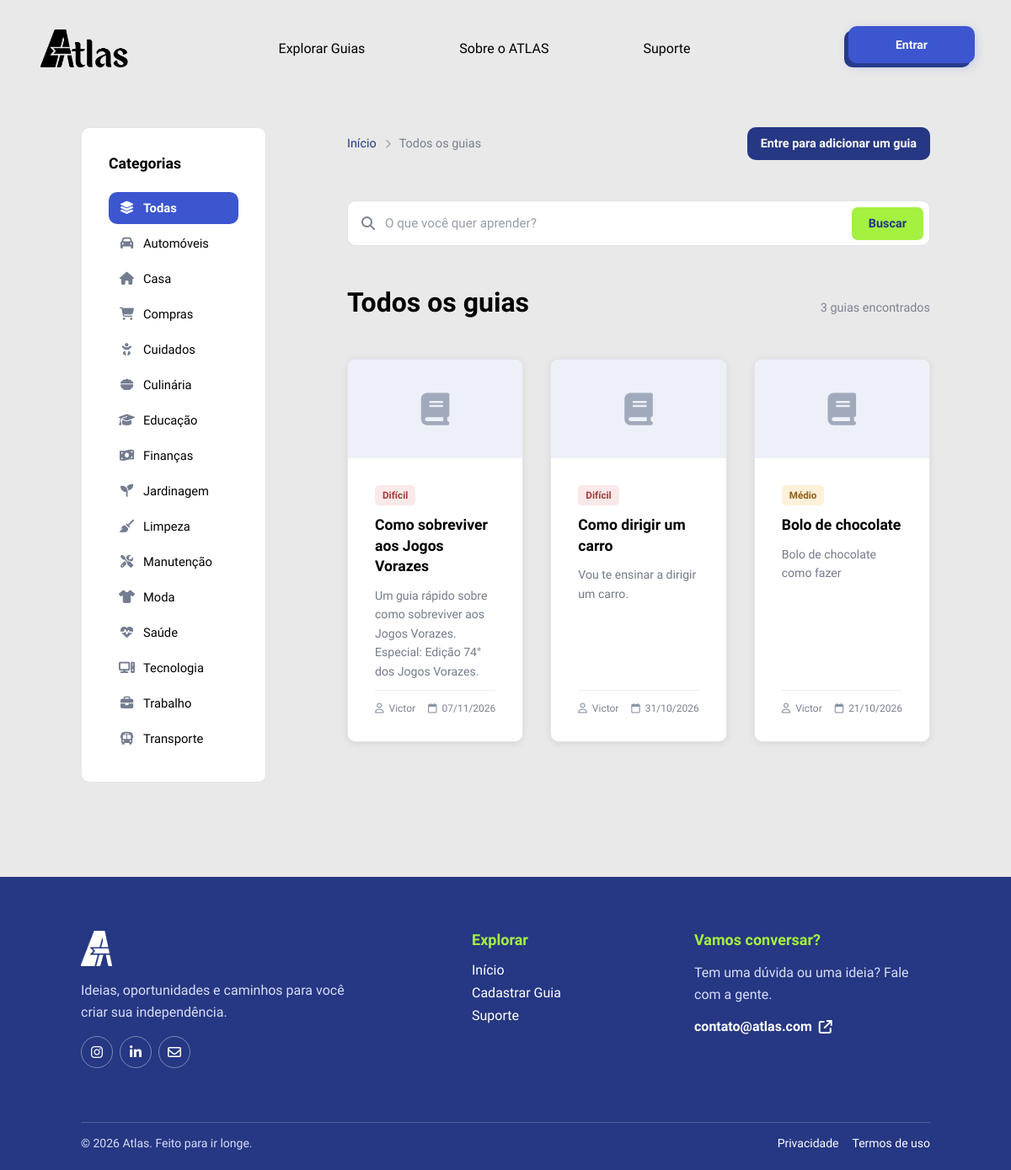
The app's page /guias.php, older data.
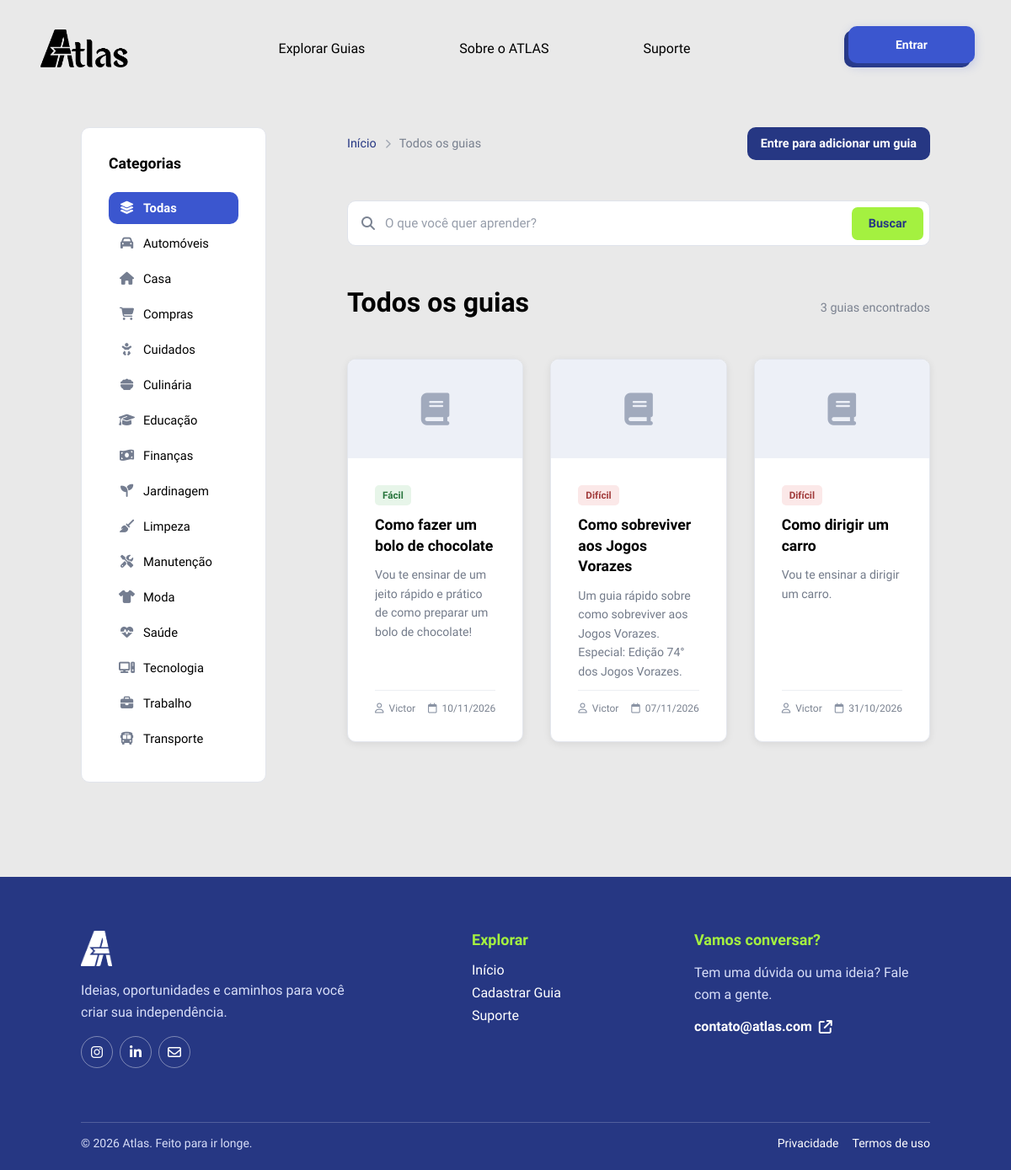
The same page, newer data.
### tables this page shows
CREATE TABLE `guia` (
  `id_guia` int(11) NOT NULL,
  `id_usuario` int(11) NOT NULL,
  `titulo` varchar(200) NOT NULL,
  `descricao` text NOT NULL,
  `categoria` enum('Automóveis','Casa','Compras','Cuidados','Culinária','Educação','Finanças','Jardinagem','Limpeza','Manutenção','Moda','Saúde','Trabalho','Transporte','Tecnologia') NOT NULL,
  `dificuldade` enum('Fácil','Médio','Difícil') NOT NULL,
  `capa` mediumblob NOT NULL,
  `video` text NOT NULL,
  `data_criacao` date NOT NULL DEFAULT current_timestamp(),
  `data_atualizacao` datetime DEFAULT NULL
);

CREATE TABLE `usuario` (
  `id_usuario` int(11) NOT NULL,
  `foto` blob DEFAULT NULL,
  `nome` varchar(100) NOT NULL,
  `email` varchar(150) NOT NULL,
  `senha` varchar(255) NOT NULL,
  `preferencia` enum('Automóveis','Casa','Compras','Cuidados','Culinária','Educação','Finanças','Jardinagem','Limpeza','Manutenção','Moda','Saúde','Tecnologia','Trabalho','Transporte') NOT NULL,
  `nivel` enum('1','2','3','') NOT NULL DEFAULT '3',
  `estado` enum('ativo','inativo','','') NOT NULL DEFAULT 'ativo',
  `data_criacao` datetime NOT NULL DEFAULT current_timestamp()
);

### guias.php (the view, shortened to what the changed rows need)
<?php
require_once __DIR__ . '/conexao.php';
function h($valor): string
{
    return htmlspecialchars((string) $valor, ENT_QUOTES, 'UTF-8');
}
$categoriasValidas = [
    'Automóveis' => ['icone' => 'fa-car', 'valor' => 'Automóveis'],
    'Casa' => ['icone' => 'fa-house', 'valor' => 'Casa'],
    'Compras' => ['icone' => 'fa-cart-shopping', 'valor' => 'Compras'],
    'Cuidados' => ['icone' => 'fa-baby', 'valor' => 'Cuidados'],
    'Culinária' => ['icone' => 'fa-bowl-food', 'valor' => 'Culinária'],
    'Educação' => ['icone' => 'fa-graduation-cap', 'valor' => 'Educação'],
    'Finanças' => ['icone' => 'fa-money-bill-wave', 'valor' => 'Finanças'],
    'Jardinagem' => ['icone' => 'fa-seedling', 'valor' => 'Jardinagem'],
    'Limpeza' => ['icone' => 'fa-broom', 'valor' => 'Limpeza'],
    'Manutenção' => ['icone' => 'fa-screwdriver-wrench', 'valor' => 'Manuntenção'],
    'Moda' => ['icone' => 'fa-shirt', 'valor' => 'Moda'],
    'Saúde' => ['icone' => 'fa-heart-pulse', 'valor' => 'Saúde'],
    'Tecnologia' => ['icone' => 'fa-computer', 'valor' => 'Tecnologia'],
    'Trabalho' => ['icone' => 'fa-briefcase', 'valor' => 'Trabalho'],
    'Transporte' => ['icone' => 'fa-bus', 'valor' => 'Transporte'],
];
$categoriaLabel = $_GET['categoria'] ?? '';
$categoriaValida = isset($categoriasValidas[$categoriaLabel]) ? $categoriaLabel : null;
$pagina = max(1, (int) ($_GET['pagina'] ?? 1));
$porPagina = 9;
$inicio = ($pagina - 1) * $porPagina;
$condicoes = [];
$whereSql = $condicoes ? 'WHERE ' . implode(' AND ', $condicoes) : '';
$sqlTotal = "SELECT COUNT(*) AS total FROM guia $whereSql";
$resultadoTotal = $conn->query($sqlTotal);
$total = (int) mysqli_fetch_assoc($resultadoTotal)['total'];
$sql = "SELECT g.id_guia, g.titulo, g.descricao, g.categoria, g.dificuldade,
               g.data_criacao, u.nome AS autor
        FROM guia g
        LEFT JOIN usuario u ON u.id_usuario = g.id_usuario
        $whereSql
        ORDER BY g.data_criacao DESC
        LIMIT $porPagina OFFSET $inicio";
$resultado = $conn->query($sql);
?>
<!DOCTYPE html>
<html lang="pt-br">
<head>
    <link rel="stylesheet" href="https://cdnjs.cloudflare.com/ajax/libs/font-awesome/6.4.0/css/all.min.css">
    <link rel="stylesheet" href="css/guias.css">
</head>
<body>
    <main class="pagina-guias">
        <div class="categ-div">
            <nav class="categorias-lista">
                <a class="categoria-link <?= $categoriaValida === null ? 'ativa' : '' ?>" href="guias.php">
                    <i class="fa-solid fa-layer-group"></i> Todas
                </a>
                <?php foreach ($categoriasValidas as $label => $dados): ?>
                    <a class="categoria-link <?= $categoriaValida === $label ? 'ativa' : '' ?>" href="guias.php?categoria=<?= urlencode($label) ?>">
                        <i class="fa-solid <?= $dados['icone'] ?>"></i> <?= h($label) ?>
                    </a>
                <?php endforeach; ?>
            </nav>
        </div>
        <section class="lado-guias">
            <div class="titulo-resultados">
                <h1><?= $categoriaValida ? h($categoriaValida) : 'Todos os guias' ?></h1>
            </div>
            <?php if ($total === 0): ?>
                <div class="estado-vazio">
                    <i class="fa-regular fa-folder-open"></i>
                    <h3>Nenhum guia encontrado</h3>
                    <p>Tente buscar por outro termo ou outra categoria.</p>
                    <a href="guias.php">Limpar filtros</a>
                </div>
            <?php else: ?>
                <div class="guias">
                    <?php while ($guia = $resultado->fetch_assoc()): ?>
                        <a class="guia-card" href="guia.php?id=<?= (int) $guia['id_guia'] ?>" id="guia">
                            <div class="guia-capa">
                            </div>
                            <div class="guia-corpo">
                                <span class="tag-dificuldade <?= h(mb_strtolower($guia['dificuldade'], 'UTF-8')) ?>"><?= h($guia['dificuldade']) ?></span>
                                <h3><?= h($guia['titulo']) ?></h3>
                                <p><?= h(mb_strimwidth(trim($guia['descricao']), 0, 110, '…', 'UTF-8')) ?></p>
                                <div class="guia-meta">
                                    <span><i class="fa-regular fa-user"></i> <?= h($guia['autor'] ?: 'Comunidade ATLAS') ?></span>
                                    <span><i class="fa-regular fa-calendar"></i> <?= h(date('d/m/Y', strtotime($guia['data_criacao']))) ?></span>
                                </div>
                            </div>
                        </a>
                    <?php endwhile; ?>
                </div>
            <?php endif; ?>
        </section>
    </main>
</body>
</html>

Row changes from the older to the newer data that the page shows:
removed guia: dificuldade "Médio", titulo "Bolo de chocolate", descricao "Bolo de chocolate como fazer", id_usuario.nome "Victor", data_criacao "21/10/2026"
added guia: dificuldade "Fácil", titulo "Como fazer um bolo de chocolate", descricao "Vou te ensinar de um jeito rápido e prático de como preparar um bolo de chocolate!", id_usuario.nome "Victor", data_criacao "10/11/2026"
